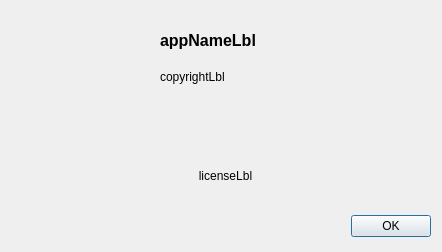
<?xml version="1.0" encoding="UTF-8"?>
<ui version="4.0">
 <class>AboutDlg</class>
 <widget class="QDialog" name="AboutDlg">
  <property name="geometry">
   <rect>
    <x>0</x>
    <y>0</y>
    <width>442</width>
    <height>252</height>
   </rect>
  </property>
  <property name="windowTitle">
   <string>Dialog</string>
  </property>
  <widget class="QDialogButtonBox" name="buttonBox">
   <property name="geometry">
    <rect>
     <x>20</x>
     <y>210</y>
     <width>411</width>
     <height>32</height>
    </rect>
   </property>
   <property name="orientation">
    <enum>Qt::Horizontal</enum>
   </property>
   <property name="standardButtons">
    <set>QDialogButtonBox::Ok</set>
   </property>
  </widget>
  <widget class="QLabel" name="iconLbl">
   <property name="geometry">
    <rect>
     <x>10</x>
     <y>0</y>
     <width>141</width>
     <height>151</height>
    </rect>
   </property>
   <property name="text">
    <string/>
   </property>
   <property name="pixmap">
    <pixmap resource="resources.qrc">:/images/resources/TAE_Logo_128x128.png</pixmap>
   </property>
  </widget>
  <widget class="QLabel" name="appNameLbl">
   <property name="geometry">
    <rect>
     <x>160</x>
     <y>20</y>
     <width>271</width>
     <height>41</height>
    </rect>
   </property>
   <property name="font">
    <font>
     <pointsize>12</pointsize>
     <bold>true</bold>
    </font>
   </property>
   <property name="text">
    <string>appNameLbl</string>
   </property>
  </widget>
  <widget class="QLabel" name="copyrightLbl">
   <property name="geometry">
    <rect>
     <x>160</x>
     <y>70</y>
     <width>271</width>
     <height>51</height>
    </rect>
   </property>
   <property name="font">
    <font>
     <pointsize>9</pointsize>
    </font>
   </property>
   <property name="text">
    <string>copyrightLbl</string>
   </property>
   <property name="alignment">
    <set>Qt::AlignLeading|Qt::AlignLeft|Qt::AlignTop</set>
   </property>
   <property name="wordWrap">
    <bool>false</bool>
   </property>
  </widget>
  <widget class="QLabel" name="licenseLbl">
   <property name="geometry">
    <rect>
     <x>20</x>
     <y>150</y>
     <width>411</width>
     <height>51</height>
    </rect>
   </property>
   <property name="text">
    <string>licenseLbl</string>
   </property>
   <property name="textFormat">
    <enum>Qt::AutoText</enum>
   </property>
   <property name="alignment">
    <set>Qt::AlignCenter</set>
   </property>
   <property name="wordWrap">
    <bool>true</bool>
   </property>
   <property name="openExternalLinks">
    <bool>true</bool>
   </property>
  </widget>
 </widget>
 <resources>
  <include location="resources.qrc"/>
 </resources>
 <connections>
  <connection>
   <sender>buttonBox</sender>
   <signal>accepted()</signal>
   <receiver>AboutDlg</receiver>
   <slot>accept()</slot>
   <hints>
    <hint type="sourcelabel">
     <x>248</x>
     <y>254</y>
    </hint>
    <hint type="destinationlabel">
     <x>157</x>
     <y>274</y>
    </hint>
   </hints>
  </connection>
  <connection>
   <sender>buttonBox</sender>
   <signal>rejected()</signal>
   <receiver>AboutDlg</receiver>
   <slot>reject()</slot>
   <hints>
    <hint type="sourcelabel">
     <x>316</x>
     <y>260</y>
    </hint>
    <hint type="destinationlabel">
     <x>286</x>
     <y>274</y>
    </hint>
   </hints>
  </connection>
 </connections>
</ui>
